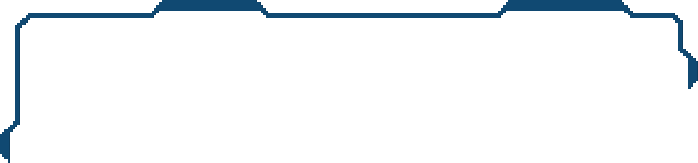
#> input picture ramka.png, 698 x 163 px
$ python 'поиск зоны рыбалки.py'
#> lines starting #> are read from the running program, lines starting #| are printed output that depends on the picture; after the words box and inside, x2 and y2 are one past the last pixel; in counts of white or black regions, pixels touching at a corner belong together
import cv2
import numpy as np
import mss
import time

# Загрузка шаблона с альфа-каналом
template = cv2.imread("ramka.png", cv2.IMREAD_UNCHANGED)
#> template is the input picture: shape (163, 698, 4); mean B, G, R, A 247.5, 245.4, 242.4, 13.1

# Разделяем каналы (BGR и альфа-канал)
if template.shape[2] == 4:
    template_bgr = template[:, :, :3]  # BGR-каналы
    template_alpha = template[:, :, 3]  # Альфа-канал
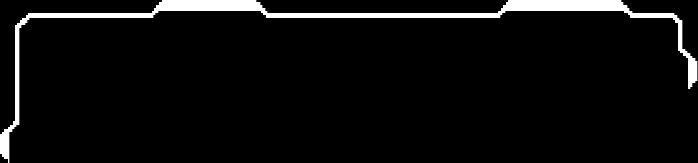
#> template_alpha: shape (163, 698); min 0, max 255, mean 13.1
else:
    template_bgr = template
    template_alpha = np.ones_like(template[:, :, 0]) * 255  # Если альфа-канала нет, используем белый (непрозрачный)

# Преобразуем BGR в оттенки серого
template_gray = cv2.cvtColor(template_bgr, cv2.COLOR_BGR2GRAY)
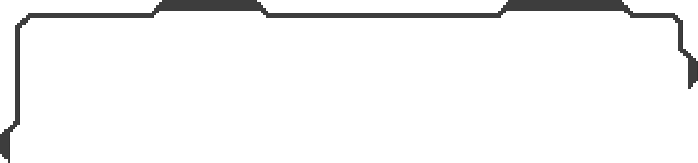
#> template_gray: shape (163, 698); min 51, max 255, mean 244.7

# Бинаризация шаблона с учетом альфа-канала
_, template_binary = cv2.threshold(template_gray, 30, 255, cv2.THRESH_BINARY)
#> template_binary: shape (163, 698); every value is 255

# Используем альфа-канал для определения прозрачных/непрозрачных областей
alpha_mask = cv2.threshold(template_alpha, 128, 255, cv2.THRESH_BINARY)[1]
#> alpha_mask: shape (163, 698); 5.1% white; 1 white region

# Применяем маску альфа-канала к бинарному изображению
template_binary = cv2.bitwise_and(template_binary, alpha_mask)

# Находим контуры шаблона
template_contours, _ = cv2.findContours(template_binary, cv2.RETR_EXTERNAL, cv2.CHAIN_APPROX_SIMPLE)
#> template_contours = 1 contour; box (x1, y1, x2, y2) and area: (0, 0, 697, 163) 4832

# Минимальная и максимальная площадь объекта (по умолчанию)
min_area = 1000
max_area = 15000


# Функция для обновления значений минимальной и максимальной площади
def update_area(val, area_type):
    global min_area, max_area
    if area_type == 'min':
        min_area = val
    elif area_type == 'max':
        max_area = val


# Функция для обновления бинаризации на основе значения ползунка
def update_binary(val):
    # Бинаризация шаблона с учетом альфа-канала
#> called with val = 30
    _, template_binary = cv2.threshold(template_gray, val, 255, cv2.THRESH_BINARY)

    # Используем альфа-канал для определения прозрачных/непрозрачных областей
    alpha_mask = cv2.threshold(template_alpha, 128, 255, cv2.THRESH_BINARY)[1]

    # Применяем маску альфа-канала к бинарному изображению
    template_binary = cv2.bitwise_and(template_binary, alpha_mask)

    # Находим контуры
    template_contours, _ = cv2.findContours(template_binary, cv2.RETR_EXTERNAL, cv2.CHAIN_APPROX_SIMPLE)

    # Создаем пустое изображение для отображения контуров
    contour_image = np.zeros_like(template)

    # Отображаем контуры на черном фоне
    cv2.drawContours(contour_image, template_contours, -1, (255, 255, 255), 1)
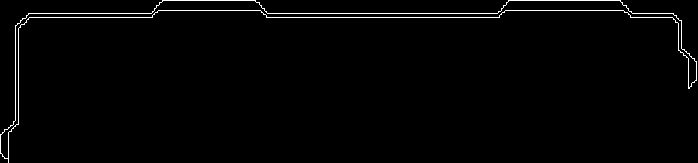
#> contour_image: shape (163, 698, 4); mean of channels 0, 1, 2, 3 4.1, 4.1, 4.1, 0; drawn as B, G, R

    # Отображаем изображение с контурами
    cv2.imshow('Contours', contour_image)


# Создаем окно для отображения контуров
cv2.namedWindow('Contours')

# Создаем ползунок для настройки порога бинаризации
cv2.createTrackbar('Threshold', 'Contours', 30, 255, update_binary)

# Создаем ползунки для минимальной и максимальной площади
cv2.createTrackbar('Min Area', 'Contours', min_area, 15000, lambda x: update_area(x, 'min'))
cv2.createTrackbar('Max Area', 'Contours', max_area, 15000, lambda x: update_area(x, 'max'))


# Инициализируем бинаризацию с начальным значением порога
update_binary(30)

# Заданные координаты области захвата экрана
left, top, width, height = 500, 100, 1000, 800
monitor = {"top": top, "left": left, "width": width, "height": height}


# Функция для поиска и выделения объекта в указанной области
def find_object_in_zone(screenshot, template_binary):
    # Преобразуем скриншот в оттенки серого
    frame_gray = cv2.cvtColor(screenshot, cv2.COLOR_BGRA2GRAY)

    # Бинаризуем изображение
    _, frame_binary = cv2.threshold(frame_gray, 30, 255, cv2.THRESH_BINARY)

    # Находим контуры в скриншоте
    frame_contours, _ = cv2.findContours(frame_binary, cv2.RETR_EXTERNAL, cv2.CHAIN_APPROX_SIMPLE)

    best_match = None
    best_val = float('inf')

    # Проходим по всем контурным объектам в шаблоне и скриншоте
    for cnt in frame_contours:
        area = cv2.contourArea(cnt)

        # Проверяем, подходит ли площадь под заданные ограничения
        if area < min_area or area > max_area:
            continue  # Пропускаем контуры, которые не соответствуют площади

        for template_cnt in template_contours:
            match_val = cv2.matchShapes(template_cnt, cnt, cv2.CONTOURS_MATCH_I1, 0)
            if match_val < best_val:
                best_val = match_val
                best_match = cnt

    # Если найден лучший совпадающий контур
    if best_match is not None:
        return best_match  # Возвращаем сам контур
    else:
        return None


# Открытие экрана и захват изображения в реальном времени
#> (the run stopped early here; a loop or call above may not have finished)
